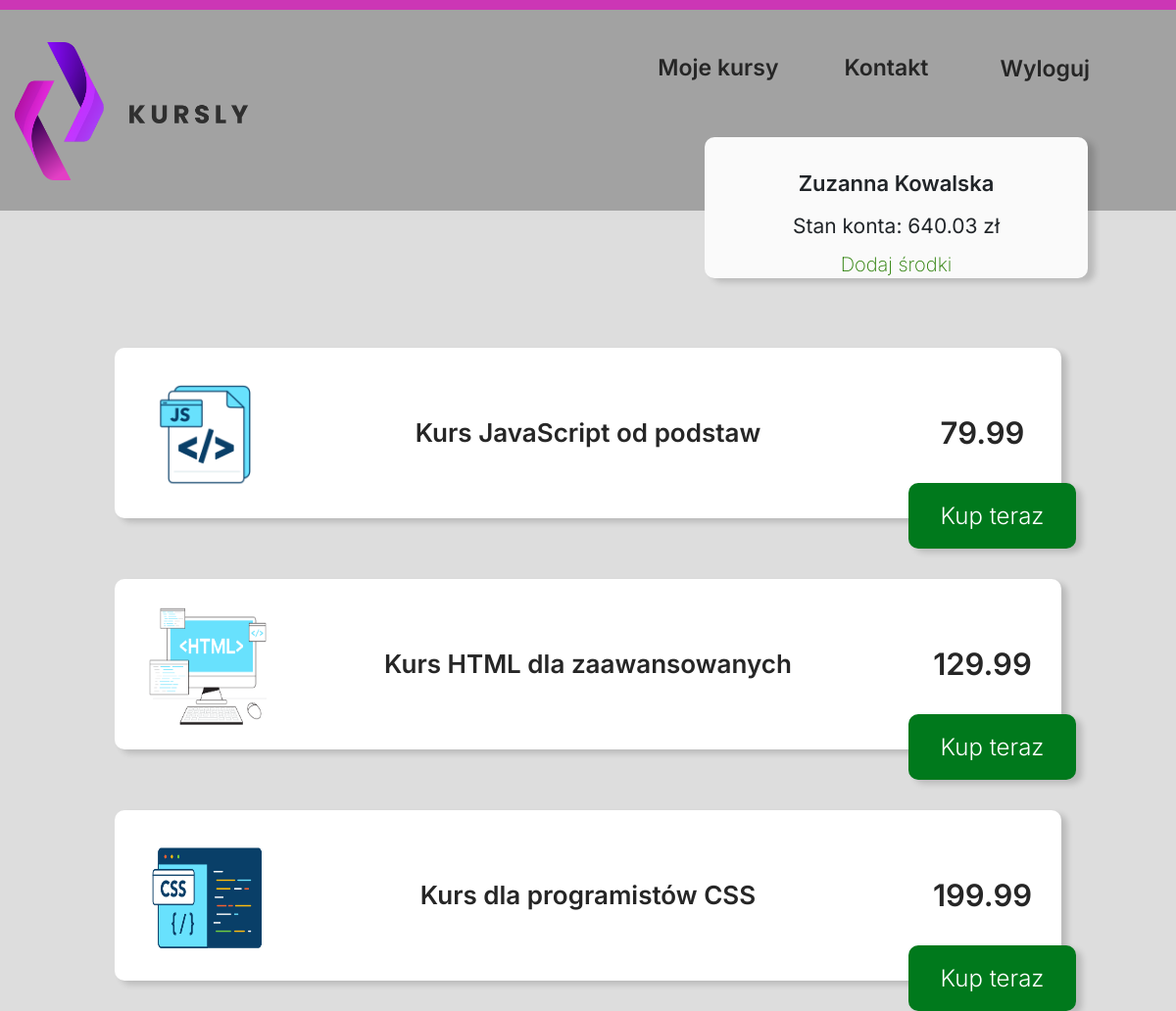
/panel.php (signed in), run on the app's committed database.
### tables this page shows
CREATE TABLE `users` (
  `id_user` int(11) NOT NULL AUTO_INCREMENT,
  `password` varchar(100) NOT NULL,
  `name` varchar(100) NOT NULL,
  `surname` varchar(100) NOT NULL,
  `email` varchar(100) NOT NULL,
  `street` varchar(100) NOT NULL,
  `house_number` varchar(20) NOT NULL,
  `zip_code` varchar(10) NOT NULL,
  `city` varchar(100) NOT NULL,
  `wallet` double NOT NULL,
  `discount` tinyint(1) DEFAULT NULL,
  PRIMARY KEY (`id_user`)
);

CREATE TABLE `courses` (
  `id_course` int(11) NOT NULL AUTO_INCREMENT,
  `id_category` int(11) DEFAULT NULL,
  `name` varchar(200) DEFAULT NULL,
  `description` varchar(255) DEFAULT NULL,
  `price` double DEFAULT NULL,
  `level` int(11) DEFAULT NULL,
  `img` varchar(100) DEFAULT NULL,
  PRIMARY KEY (`id_course`),
  KEY `cat_type` (`id_category`),
  CONSTRAINT `cat_type` FOREIGN KEY (`id_category`) REFERENCES `categories` (`id_category`)
);

### panel.php (the view, shortened to what this page needs)
<!DOCTYPE html>
<html lang="pl">
    <head>
        <link rel="stylesheet" href="style.css" type="text/css">
        <link href="bootstrap/css/bootstrap.min.css" rel="stylesheet">
    </head>
    <?php
    if($_SESSION["session_login"]==true)
    {
        ?>
        <body>
            <div class="pink"></div>
            <div class="sekcja1_all2">
                <div class="container">
                    <div class="row">
                        <div class="col-md-3">
                            <div class="sekcja1_lewo2">
                                <a href="panel.php"><img src="img/logo.png"></a>
                            </div>
                        </div>
                        <div class="col-md-9">
                            <div class="sekcja1_prawo2">
                                <div class="menu">
                                    <ul>
                                        <li><form method="POST">
                                            <input type="submit" name="logout" value="Wyloguj" class="menu_option">
                                        </form></li>
                                        <li><a href="contact.php" class="menu_option">Kontakt</a></li>
                                        <li><a href="orders.php" class="menu_option">Moje kursy</a></li>
                                    </ul>
                                </div>
                            </div>
                        </div>
                        <?php
                            @$current_user = $_SESSION["user_id"];
                            require_once "connect.php";
                            if($connect->connect_errno!=0)
                            {
                                echo "<br></nr>Błąd bazy danych";
                            }
                            else
                            {
                                @$sql = "SELECT * FROM users WHERE id_user='$current_user'";
                                if($rezultat = @$connect->query($sql))
                                {
                                    while($row = mysqli_fetch_assoc($rezultat))
                                    {
                                        $name = $row['name'];
                                        $surname = $row['surname'];
                                        $cash = $row['wallet'];
                                    }
                                }
                                echo '<div class="user_panel">';
                                echo '<p id="user_panel_name">', $name, ' ', $surname, '</p>';
                                echo '<p id="user_panel_cash">Stan konta: ',$cash,' zł' ,'</p>';
                                echo '<p id="user_panel_addCash">Dodaj środki</p>';
                                echo '</div>';
                            }
                        ?>
                    </div>
                </div>
            </div>
            <div class="sekcja2_all2">
                    <?php
                            require_once "connect.php";
                            if($connect->connect_errno!=0)
                            {
                                echo "<br></nr>Błąd bazy danych";
                            }
                            else
                            {
                                @$sql = "SELECT * FROM courses";
                                if($rezultat = @$connect->query($sql))
                                {
                                    while($row = mysqli_fetch_assoc($rezultat))
                                    {
                                        $course_id = $row['id_course'];
                                        $course_img = $row['img'];
                                        $course_name = $row['name'];
                                        $course_price = $row['price'];
                                        echo    '<div class="course_list">';
                                        echo    '<div class="container">';
                                        echo        '<div class="row">';
                                        echo            '<div class="col-md-2">';
                                        echo                '<div class="sekcja2_lewo2">';
                                        echo                    '<img src="',
                                        $course_img ,'">';
                                        echo                '</div>';
                                        echo            '</div>';
                                        echo            '<div class="col-md-8">';
                                        echo                '<div class="sekcja2_srodek2">';
                                        echo                    '<p id="course_list_title">',$course_name,'</p>';
                                        echo                '</div>';
                                        echo            '</div>';
                                        echo            '<div class="col-md-2">';
                                        echo                '<div class="sekcja2_prawo2">';
                                        echo                    '<p id="course_list_price">',$course_price,'</p>';
                                        echo                '</div>';
                                        echo                '<form method="POST"><input type="radio" id="courseRadio" name="ordered" value=',
                                        $course_id,' checked><input type="submit" class="buy" value="Kup teraz" name="submit"></form>';
                                        echo            '</div>';
                                        echo        '</div>';
                                        echo    '</div>';
                                        echo '</div>';
                                    }
                                }
                            }
                        ?>
            </div>
        </body>
        <?php
            }
            else
            {
                echo "<script type=\"text/javascript\">
                window.setTimeout(\"window.location.replace('index.php');\",1);
                </script>";
            }
        ?>
</html>

### style.css (style rules this page uses)
body { margin: 0 auto; background-color: #DDDDDD !important; font-family: 'Inter', sans-serif !important; }
.container { max-width: 1640px !important; }
.sekcja1_all2 { height: 205px; background-color: #A2A2A2; margin-bottom: 140px; }
.sekcja1_all2 img { width: 243px; height: 141px; }
.sekcja1_lewo2 { height: 205px; line-height: 205px; }
.sekcja1_prawo2 { height: 205px; }
.menu { margin-top: 42px; }
.menu_option { float: right; margin-right: 67px; font-size: 23px; color: #262626; font-weight: 600; background-color:transparent; border: none; }
.pink { background-color: #CC36B5; height: 10px; }
.user_panel { width: 391px; height: 144px; background-color: #FAFAFA; box-shadow: 7px 4px 6px #00000029; border-radius: 10px; position: absolute; right: 90px; top: 140px; text-align: center; }
#user_panel_name { margin-top: 31px; font-size: 22px; font-weight: 600; }
#user_panel_cash { font-size: 21px; font-weight: 400; margin-top: -5px; }
#user_panel_addCash { margin-top: -8px; color: #267C00; font-size: 20px; font-weight: 200; }
.course_list { margin: 0 auto; float:none; width: 966px; height: 174px; background-color: #FFFFFF; box-shadow: 6px 4px 6px #00000029; border-radius: 10px; margin-top: 62px; }
.course_list img { width: 120px; height:120px; margin-left: 20px; }
#course_list_title { font-size: 26px; font-weight: 600; color: #262626; }
#course_list_price { font-size: 31px; font-weight: 600; color: #262626; }
.sekcja2_lewo2 { line-height: 174px; }
.sekcja2_srodek2 { line-height: 174px; }
.sekcja2_prawo2 { line-height: 174px; }
.buy { position: absolute; right: -15px; bottom: -15px; width: 171px; height: 67px; background: #00791C; box-shadow: 6px 4px 6px #00000029; border-radius: 10px; color: white; font-size: 24px; font-weight: 300; border: none; }
.sekcja2_all2 { text-align: center; }
ul { list-style-type: none; margin: 0; padding: 0; }
li { display: inline; }

### data on the page
users: name "Zuzanna", surname "Kowalska", wallet "640.03"
courses: img (picture), name "Kurs JavaScript od podstaw", price "79.99"
courses: img (picture), name "Kurs HTML dla zaawansowanych", price "129.99"
courses: img (picture), name "Kurs dla programistów CSS", price "199.99"
